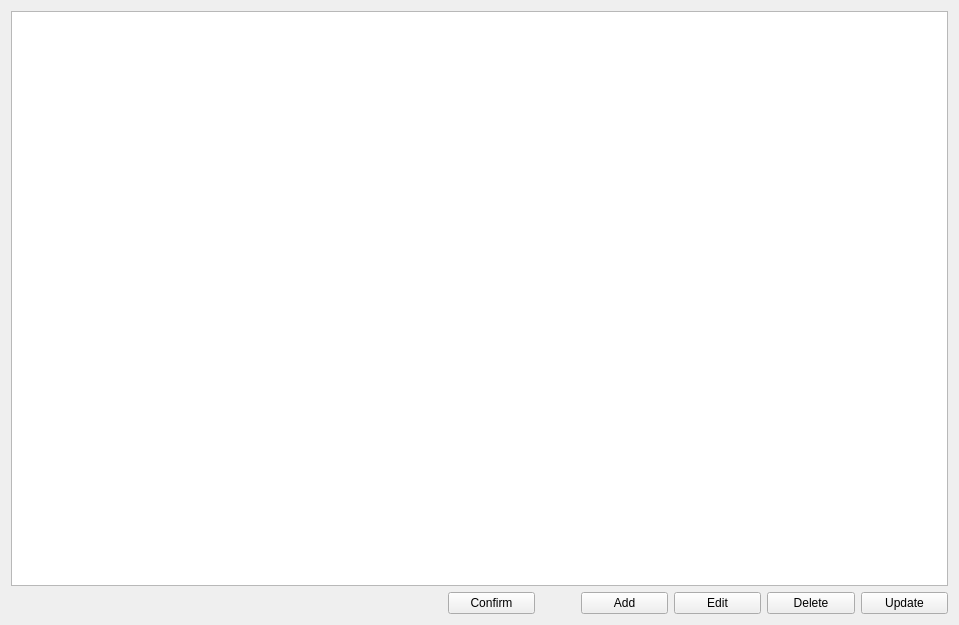
<?xml version="1.0" encoding="UTF-8"?>
<ui version="4.0">
 <class>CDlgActionList</class>
 <widget class="QWidget" name="CDlgActionList">
  <property name="geometry">
   <rect>
    <x>0</x>
    <y>0</y>
    <width>959</width>
    <height>625</height>
   </rect>
  </property>
  <property name="windowTitle">
   <string>Form</string>
  </property>
  <layout class="QGridLayout" name="gridLayout">
   <item row="0" column="0">
    <widget class="QTableWidget" name="tableWidget"/>
   </item>
   <item row="1" column="0">
    <layout class="QHBoxLayout" name="horizontalLayout" stretch="5,1,0,1,1,1,1">
     <item>
      <spacer name="horizontalSpacer">
       <property name="orientation">
        <enum>Qt::Horizontal</enum>
       </property>
       <property name="sizeHint" stdset="0">
        <size>
         <width>40</width>
         <height>20</height>
        </size>
       </property>
      </spacer>
     </item>
     <item>
      <widget class="QPushButton" name="pushButton_2">
       <property name="text">
        <string>Confirm</string>
       </property>
      </widget>
     </item>
     <item>
      <spacer name="horizontalSpacer_2">
       <property name="orientation">
        <enum>Qt::Horizontal</enum>
       </property>
       <property name="sizeHint" stdset="0">
        <size>
         <width>40</width>
         <height>20</height>
        </size>
       </property>
      </spacer>
     </item>
     <item>
      <widget class="QPushButton" name="btnAdd">
       <property name="text">
        <string>Add</string>
       </property>
      </widget>
     </item>
     <item>
      <widget class="QPushButton" name="btnEdit">
       <property name="text">
        <string>Edit</string>
       </property>
      </widget>
     </item>
     <item>
      <widget class="QPushButton" name="btnDele">
       <property name="text">
        <string>Delete</string>
       </property>
      </widget>
     </item>
     <item>
      <widget class="QPushButton" name="btnUpdata">
       <property name="text">
        <string>Update</string>
       </property>
      </widget>
     </item>
    </layout>
   </item>
  </layout>
 </widget>
 <resources/>
 <connections/>
</ui>
